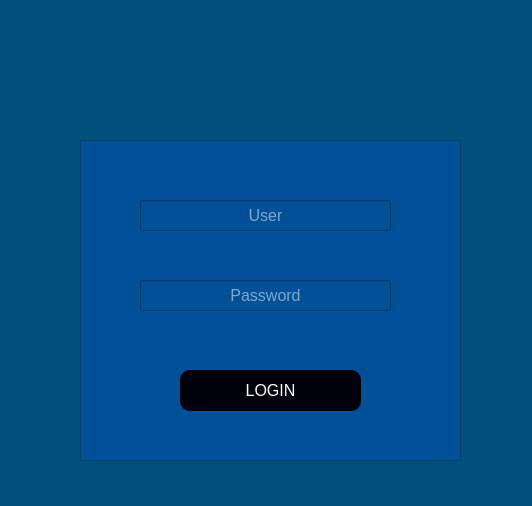
<?xml version="1.0" encoding="UTF-8"?>
<ui version="4.0">
 <class>Login</class>
 <widget class="QWidget" name="Login">
  <property name="geometry">
   <rect>
    <x>0</x>
    <y>0</y>
    <width>532</width>
    <height>506</height>
   </rect>
  </property>
  <property name="windowTitle">
   <string>Form</string>
  </property>
  <property name="styleSheet">
   <string notr="true">background-color: rgb(0, 80, 121);</string>
  </property>
  <widget class="QLabel" name="label">
   <property name="geometry">
    <rect>
     <x>190</x>
     <y>30</y>
     <width>151</width>
     <height>141</height>
    </rect>
   </property>
   <property name="styleSheet">
    <string notr="true">background-color:None;</string>
   </property>
   <property name="text">
    <string/>
   </property>
   <property name="pixmap">
    <pixmap>../../../../Projetos/Empresas/Transtellini/Icons/icon_title.png</pixmap>
   </property>
   <property name="scaledContents">
    <bool>true</bool>
   </property>
  </widget>
  <widget class="QFrame" name="frame">
   <property name="geometry">
    <rect>
     <x>80</x>
     <y>140</y>
     <width>381</width>
     <height>321</height>
    </rect>
   </property>
   <property name="styleSheet">
    <string notr="true">background-color: rgb(0, 80, 151);</string>
   </property>
   <property name="frameShape">
    <enum>QFrame::StyledPanel</enum>
   </property>
   <property name="frameShadow">
    <enum>QFrame::Raised</enum>
   </property>
   <widget class="QLineEdit" name="txt_login">
    <property name="geometry">
     <rect>
      <x>60</x>
      <y>60</y>
      <width>251</width>
      <height>31</height>
     </rect>
    </property>
    <property name="styleSheet">
     <string notr="true">color:#fff; font-size: 16px;</string>
    </property>
    <property name="text">
     <string/>
    </property>
    <property name="alignment">
     <set>Qt::AlignCenter</set>
    </property>
    <property name="placeholderText">
     <string>User</string>
    </property>
   </widget>
   <widget class="QPushButton" name="btn_login">
    <property name="geometry">
     <rect>
      <x>100</x>
      <y>230</y>
      <width>181</width>
      <height>41</height>
     </rect>
    </property>
    <property name="cursor">
     <cursorShape>PointingHandCursor</cursorShape>
    </property>
    <property name="styleSheet">
     <string notr="true">QPushButton{color: rgb(255, 255, 255); border-radius: 10px; font-size: 16px; background-color:rgb(0, 0, 10);;}

QPushButton:hover{background-color: #fff; color:black}

</string>
    </property>
    <property name="text">
     <string>LOGIN</string>
    </property>
   </widget>
   <widget class="QLineEdit" name="txt_password">
    <property name="geometry">
     <rect>
      <x>60</x>
      <y>140</y>
      <width>251</width>
      <height>31</height>
     </rect>
    </property>
    <property name="styleSheet">
     <string notr="true">color:#fff; font-size: 16px;</string>
    </property>
    <property name="text">
     <string/>
    </property>
    <property name="echoMode">
     <enum>QLineEdit::Password</enum>
    </property>
    <property name="alignment">
     <set>Qt::AlignCenter</set>
    </property>
    <property name="placeholderText">
     <string>Password</string>
    </property>
   </widget>
  </widget>
 </widget>
 <tabstops>
  <tabstop>txt_login</tabstop>
  <tabstop>txt_password</tabstop>
  <tabstop>btn_login</tabstop>
 </tabstops>
 <resources/>
 <connections/>
</ui>
